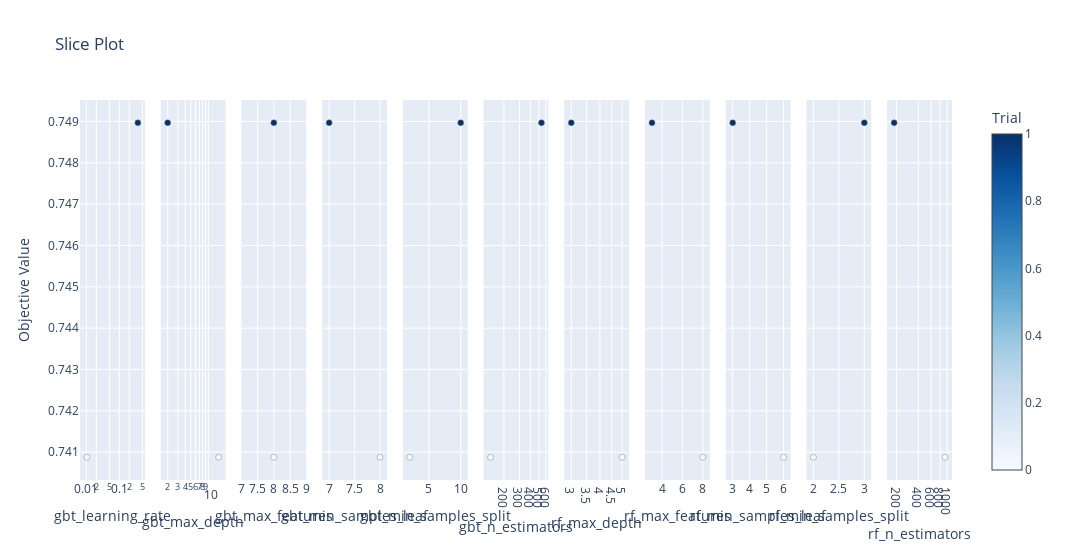

Notebook cell for this chart:
### Code cell
plot_slice(study)

### Figure 1 — Plotly figure (JSON) as saved in the notebook; plotly's stock layout.template omitted (floating-point values rounded to 4 significant figures)
{"data": [{"marker": {"color": [0, 1], "colorbar": {"title": {"text": "Trial"}, "x": 1, "xpad": 40}, "colorscale": [[0, "rgb(247,251,255)"], [0.125, "rgb(222,235,247)"], [0.25, "rgb(198,219,239)"], [0.375, "rgb(158,202,225)"], [0.5, "rgb(107,174,214)"], [0.625, "rgb(66,146,198)"], [0.75, "rgb(33,113,181)"], [0.875, "rgb(8,81,156)"], [1, "rgb(8,48,107)"]], "line": {"color": "Grey", "width": 0.5}, "showscale": true}, "mode": "markers", "name": "Feasible Trial", "showlegend": false, "type": "scatter", "x": [0.01043, 0.3644], "xaxis": "x", "y": [0.7409, 0.749], "yaxis": "y"}, {"marker": {"color": [0, 1], "colorbar": {"title": {"text": "Trial"}, "x": 1, "xpad": 40}, "colorscale": [[0, "rgb(247,251,255)"], [0.125, "rgb(222,235,247)"], [0.25, "rgb(198,219,239)"], [0.375, "rgb(158,202,225)"], [0.5, "rgb(107,174,214)"], [0.625, "rgb(66,146,198)"], [0.75, "rgb(33,113,181)"], [0.875, "rgb(8,81,156)"], [1, "rgb(8,48,107)"]], "line": {"color": "Grey", "width": 0.5}, "showscale": false}, "mode": "markers", "name": "Feasible Trial", "showlegend": false, "type": "scatter", "x": [15, 2], "xaxis": "x2", "y": [0.7409, 0.749], "yaxis": "y2"}, {"marker": {"color": [0, 1], "colorbar": {"title": {"text": "Trial"}, "x": 1, "xpad": 40}, "colorscale": [[0, "rgb(247,251,255)"], [0.125, "rgb(222,235,247)"], [0.25, "rgb(198,219,239)"], [0.375, "rgb(158,202,225)"], [0.5, "rgb(107,174,214)"], [0.625, "rgb(66,146,198)"], [0.75, "rgb(33,113,181)"], [0.875, "rgb(8,81,156)"], [1, "rgb(8,48,107)"]], "line": {"color": "Grey", "width": 0.5}, "showscale": false}, "mode": "markers", "name": "Feasible Trial", "showlegend": false, "type": "scatter", "x": [8, 8], "xaxis": "x3", "y": [0.7409, 0.749], "yaxis": "y3"}, {"marker": {"color": [0, 1], "colorbar": {"title": {"text": "Trial"}, "x": 1, "xpad": 40}, "colorscale": [[0, "rgb(247,251,255)"], [0.125, "rgb(222,235,247)"], [0.25, "rgb(198,219,239)"], [0.375, "rgb(158,202,225)"], [0.5, "rgb(107,174,214)"], [0.625, "rgb(66,146,198)"], [0.75, "rgb(33,113,181)"], [0.875, "rgb(8,81,156)"], [1, "rgb(8,48,107)"]], "line": {"color": "Grey", "width": 0.5}, "showscale": false}, "mode": "markers", "name": "Feasible Trial", "showlegend": false, "type": "scatter", "x": [8, 7], "xaxis": "x4", "y": [0.7409, 0.749], "yaxis": "y4"}, {"marker": {"color": [0, 1], "colorbar": {"title": {"text": "Trial"}, "x": 1, "xpad": 40}, "colorscale": [[0, "rgb(247,251,255)"], [0.125, "rgb(222,235,247)"], [0.25, "rgb(198,219,239)"], [0.375, "rgb(158,202,225)"], [0.5, "rgb(107,174,214)"], [0.625, "rgb(66,146,198)"], [0.75, "rgb(33,113,181)"], [0.875, "rgb(8,81,156)"], [1, "rgb(8,48,107)"]], "line": {"color": "Grey", "width": 0.5}, "showscale": false}, "mode": "markers", "name": "Feasible Trial", "showlegend": false, "type": "scatter", "x": [2, 10], "xaxis": "x5", "y": [0.7409, 0.749], "yaxis": "y5"}, {"marker": {"color": [0, 1], "colorbar": {"title": {"text": "Trial"}, "x": 1, "xpad": 40}, "colorscale": [[0, "rgb(247,251,255)"], [0.125, "rgb(222,235,247)"], [0.25, "rgb(198,219,239)"], [0.375, "rgb(158,202,225)"], [0.5, "rgb(107,174,214)"], [0.625, "rgb(66,146,198)"], [0.75, "rgb(33,113,181)"], [0.875, "rgb(8,81,156)"], [1, "rgb(8,48,107)"]], "line": {"color": "Grey", "width": 0.5}, "showscale": false}, "mode": "markers", "name": "Feasible Trial", "showlegend": false, "type": "scatter", "x": [141, 534], "xaxis": "x6", "y": [0.7409, 0.749], "yaxis": "y6"}, {"marker": {"color": [0, 1], "colorbar": {"title": {"text": "Trial"}, "x": 1, "xpad": 40}, "colorscale": [[0, "rgb(247,251,255)"], [0.125, "rgb(222,235,247)"], [0.25, "rgb(198,219,239)"], [0.375, "rgb(158,202,225)"], [0.5, "rgb(107,174,214)"], [0.625, "rgb(66,146,198)"], [0.75, "rgb(33,113,181)"], [0.875, "rgb(8,81,156)"], [1, "rgb(8,48,107)"]], "line": {"color": "Grey", "width": 0.5}, "showscale": false}, "mode": "markers", "name": "Feasible Trial", "showlegend": false, "type": "scatter", "x": [5, 3], "xaxis": "x7", "y": [0.7409, 0.749], "yaxis": "y7"}, {"marker": {"color": [0, 1], "colorbar": {"title": {"text": "Trial"}, "x": 1, "xpad": 40}, "colorscale": [[0, "rgb(247,251,255)"], [0.125, "rgb(222,235,247)"], [0.25, "rgb(198,219,239)"], [0.375, "rgb(158,202,225)"], [0.5, "rgb(107,174,214)"], [0.625, "rgb(66,146,198)"], [0.75, "rgb(33,113,181)"], [0.875, "rgb(8,81,156)"], [1, "rgb(8,48,107)"]], "line": {"color": "Grey", "width": 0.5}, "showscale": false}, "mode": "markers", "name": "Feasible Trial", "showlegend": false, "type": "scatter", "x": [8, 3], "xaxis": "x8", "y": [0.7409, 0.749], "yaxis": "y8"}, {"marker": {"color": [0, 1], "colorbar": {"title": {"text": "Trial"}, "x": 1, "xpad": 40}, "colorscale": [[0, "rgb(247,251,255)"], [0.125, "rgb(222,235,247)"], [0.25, "rgb(198,219,239)"], [0.375, "rgb(158,202,225)"], [0.5, "rgb(107,174,214)"], [0.625, "rgb(66,146,198)"], [0.75, "rgb(33,113,181)"], [0.875, "rgb(8,81,156)"], [1, "rgb(8,48,107)"]], "line": {"color": "Grey", "width": 0.5}, "showscale": false}, "mode": "markers", "name": "Feasible Trial", "showlegend": false, "type": "scatter", "x": [6, 3], "xaxis": "x9", "y": [0.7409, 0.749], "yaxis": "y9"}, {"marker": {"color": [0, 1], "colorbar": {"title": {"text": "Trial"}, "x": 1, "xpad": 40}, "colorscale": [[0, "rgb(247,251,255)"], [0.125, "rgb(222,235,247)"], [0.25, "rgb(198,219,239)"], [0.375, "rgb(158,202,225)"], [0.5, "rgb(107,174,214)"], [0.625, "rgb(66,146,198)"], [0.75, "rgb(33,113,181)"], [0.875, "rgb(8,81,156)"], [1, "rgb(8,48,107)"]], "line": {"color": "Grey", "width": 0.5}, "showscale": false}, "mode": "markers", "name": "Feasible Trial", "showlegend": false, "type": "scatter", "x": [2, 3], "xaxis": "x10", "y": [0.7409, 0.749], "yaxis": "y10"}, {"marker": {"color": [0, 1], "colorbar": {"title": {"text": "Trial"}, "x": 1, "xpad": 40}, "colorscale": [[0, "rgb(247,251,255)"], [0.125, "rgb(222,235,247)"], [0.25, "rgb(198,219,239)"], [0.375, "rgb(158,202,225)"], [0.5, "rgb(107,174,214)"], [0.625, "rgb(66,146,198)"], [0.75, "rgb(33,113,181)"], [0.875, "rgb(8,81,156)"], [1, "rgb(8,48,107)"]], "line": {"color": "Grey", "width": 0.5}, "showscale": false}, "mode": "markers", "name": "Feasible Trial", "showlegend": false, "type": "scatter", "x": [935, 185], "xaxis": "x11", "y": [0.7409, 0.749], "yaxis": "y11"}], "layout": {"title": {"text": "Slice Plot"}, "width": 3300, "xaxis": {"anchor": "y", "domain": [0, 0.07438], "title": {"text": "gbt_learning_rate"}, "type": "log"}, "xaxis10": {"anchor": "y10", "domain": [0.8331, 0.9074], "title": {"text": "rf_min_samples_split"}}, "xaxis11": {"anchor": "y11", "domain": [0.9256, 1.0], "title": {"text": "rf_n_estimators"}, "type": "log"}, "xaxis2": {"anchor": "y2", "domain": [0.09256, 0.1669], "title": {"text": "gbt_max_depth"}, "type": "log"}, "xaxis3": {"anchor": "y3", "domain": [0.1851, 0.2595], "title": {"text": "gbt_max_features"}}, "xaxis4": {"anchor": "y4", "domain": [0.2777, 0.3521], "title": {"text": "gbt_min_samples_leaf"}}, "xaxis5": {"anchor": "y5", "domain": [0.3702, 0.4446], "title": {"text": "gbt_min_samples_split"}}, "xaxis6": {"anchor": "y6", "domain": [0.4628, 0.5372], "title": {"text": "gbt_n_estimators"}, "type": "log"}, "xaxis7": {"anchor": "y7", "domain": [0.5554, 0.6298], "title": {"text": "rf_max_depth"}, "type": "log"}, "xaxis8": {"anchor": "y8", "domain": [0.6479, 0.7223], "title": {"text": "rf_max_features"}}, "xaxis9": {"anchor": "y9", "domain": [0.7405, 0.8149], "title": {"text": "rf_min_samples_leaf"}}, "yaxis": {"anchor": "x", "domain": [0, 1], "title": {"text": "Objective Value"}}, "yaxis10": {"anchor": "x10", "domain": [0, 1], "matches": "y", "showticklabels": false}, "yaxis11": {"anchor": "x11", "domain": [0, 1], "matches": "y", "showticklabels": false}, "yaxis2": {"anchor": "x2", "domain": [0, 1], "matches": "y", "showticklabels": false}, "yaxis3": {"anchor": "x3", "domain": [0, 1], "matches": "y", "showticklabels": false}, "yaxis4": {"anchor": "x4", "domain": [0, 1], "matches": "y", "showticklabels": false}, "yaxis5": {"anchor": "x5", "domain": [0, 1], "matches": "y", "showticklabels": false}, "yaxis6": {"anchor": "x6", "domain": [0, 1], "matches": "y", "showticklabels": false}, "yaxis7": {"anchor": "x7", "domain": [0, 1], "matches": "y", "showticklabels": false}, "yaxis8": {"anchor": "x8", "domain": [0, 1], "matches": "y", "showticklabels": false}, "yaxis9": {"anchor": "x9", "domain": [0, 1], "matches": "y", "showticklabels": false}}}
